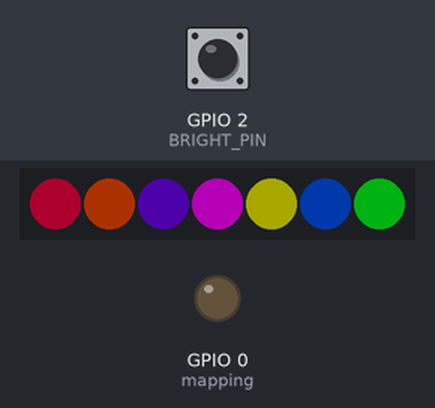
A sketch run on a simulated ESP32. Parts: 7 RGB LEDs in strip order, left to right, output pins drawn as LEDs (lit = HIGH). The test bench sets the inputs (shaded band); at power-on: GPIO 2 (BRIGHT_PIN) HIGH. Dim RGB values are drawn brighter than linear.

Above: at 1.23 s.
1.3 s: GPIO 2 (BRIGHT_PIN) pulled LOW for 0.15 s
At 2.2 s:
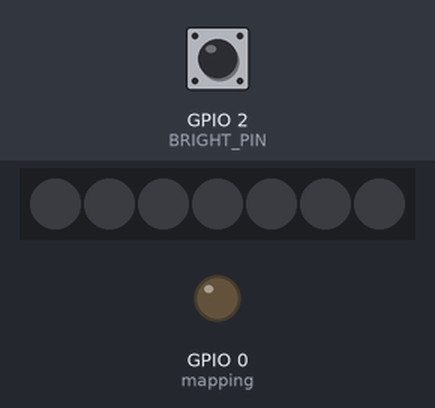
2.9 s: GPIO 2 (BRIGHT_PIN) pulled LOW for 1 s
At 3.14 s:
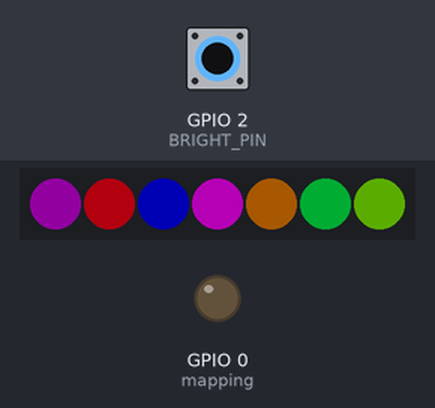
4.5 s: GPIO 2 (BRIGHT_PIN) pulled LOW for 0.15 s
At 5.13 s:
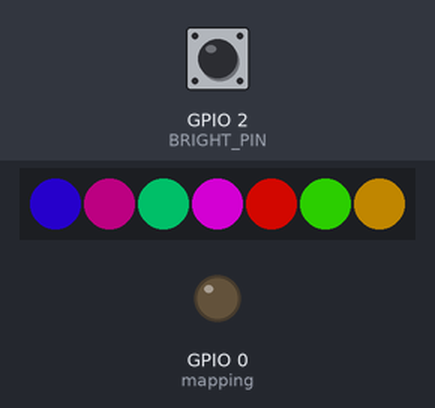
5.2 s: GPIO 2 (BRIGHT_PIN) pulled LOW for 1 s
At 6.15 s:
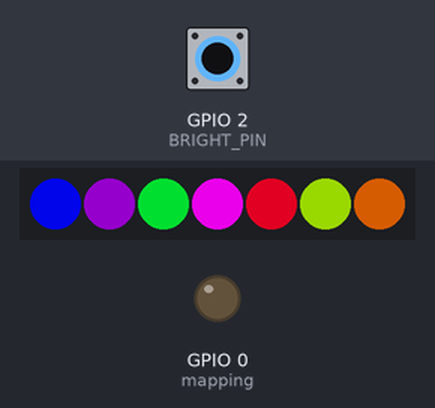
6.8 s: GPIO 2 (BRIGHT_PIN) pulled LOW for 3.2 s
At 7.24 s:
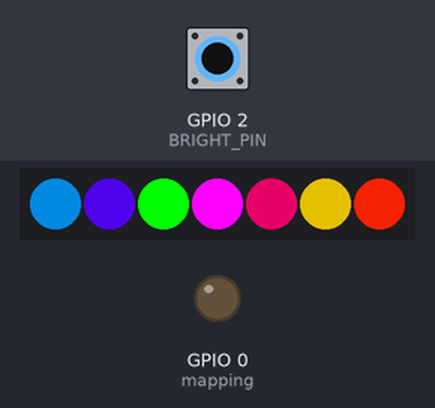
Timing chart, 0 to 17.6 s (numbered marks = the images above; inputs shaded):
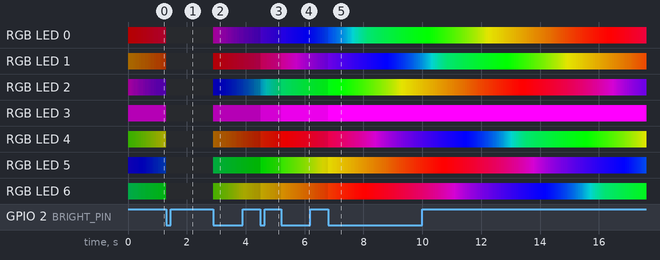

Measured:
- after the input at 1.3 s, the LEDs: change at once (image 1)
- after the input at 2.9 s, RGB LED 3: off → RGB(63, 0, 63) at once; the LEDs: first change at once (image 2 shows a later state)

The sketch:

Lamp_Simple1Button_Digistump.ino
```cpp
//#define DEBUG

#include "FastLED.h"
#include <Button.h>

// How many leds are there in your strip?
#define NUM_LEDS 7

// Where is the LED data line connected?
#define LED_DATA 1

// Where is the brightness button connected?
#define BRIGHT_PIN 2

// Speed 0..8 (quadratic divisor of milliseconds)
// 0 = so fast that it's definitely not recommended for photosensitive people
// 4 = a nice pace, you could watch it all day
// 7 = so slow, you almost don't see it moving
// 8 and above = animation is stopped
#define SPEED_DIV 6

// button object checking the button pin (it makes sure we get exactly one event per button press)
Button bright_btn(BRIGHT_PIN);

// state variable for brightness.
byte bright = 4;

// the array of leds
CRGB leds[NUM_LEDS];
CRGB real_leds[NUM_LEDS];

byte mapping[] = { 0, 1, 4, 6, 5, 2, 3 };

void setup() {
  // Initialize the LEDs
  pinMode(0, OUTPUT);
  pinMode(LED_DATA, OUTPUT);
  pinMode(BRIGHT_PIN, INPUT_PULLUP);
  FastLED.addLeds<WS2812B, LED_DATA, GRB>(real_leds, NUM_LEDS).setCorrection(TypicalLEDStrip);
  FastLED.setBrightness(64);

  #ifdef DEBUG
  Serial.begin(230400);
  Serial.println("\n\n === Lamp_Simple1Button.ino ===\n\n");
  #endif
}

void loop() {
  digitalWrite(0, LOW);
  // I usually save the current millisecond count per loop.
  uint32_t ms = millis();

  // button handling code
  if( bright_btn.pressed() ) {
    bright = (bright + 1) % 5;
    // our bright state variable counts from 0..4, but setBrightness wants 0..255
    byte real_bright = map(bright, 0, 4, 0, 255);
    // set brightness via FastLED library
    FastLED.setBrightness(real_bright);
    // debugging output via serial link
    #ifdef DEBUG
    Serial.printf("Brightness button pressed. New value: %d (%d)\n", bright, real_bright);
    #endif
  }

  EVERY_N_MILLISECONDS(10) {

    // fill the leds array with a rainbow, starting at a value determined by ms and SPEED_DIV
    fill_rainbow(leds, NUM_LEDS-1, 255 - ((ms >> SPEED_DIV) & 0xFF), 256/6);

    leds[NUM_LEDS-1] = CRGB(255,0,255);
    for( int a = 0; a < NUM_LEDS; a++ ) {
      real_leds[mapping[a]] = leds[a];
    }

    // push the leds array out to the LED strip
    FastLED.show();
  }
}
```
